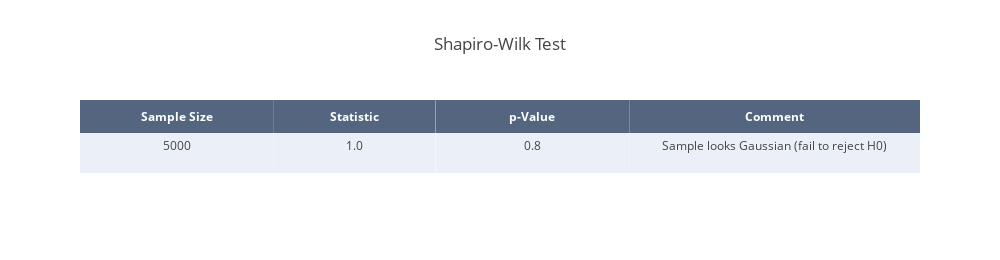

Notebook code cell kept with this figure:
### Markdown cell above
### Shapiro-Wilk Test
The Shapiro-Wilk test was developed by Samuel Shapiro and Martin Wilk and first presented in 1965. The test verifies the hypothesis that the underlying population of a data sample is normally distributed. More precisely, for the nominator the test statistic calculates what the variance of a data sample would look like if it came from a normal distribution (first estimator) and compares this "expected" variance with the actual variance of the data sample for the denominator (second estimator). If the population of the data sample is normally distributed, then both estimators for the variance should be approximately the same.

### Code cell
# Normality test
test = "Shapiro-Wilk Test"
stat, p = shapiro(samples_i_t)

# Round results
stat = round(stat, 3)
p = round(p, 3)

# Interpre results
alpha = 0.05
if p > alpha:
    msg = 'Sample looks Gaussian (fail to reject H0)'
else:
    msg = "Sample does not look Gaussian (reject H0)"

# Create table
result_mat = [len(samples_i_t), stat, p, msg]

trace = go.Table(
    header=dict(values=['<b>Sample Size</b>', '<b>Statistic</b>', '<b>p-Value</b>', '<b>Comment</b>'],
                line = dict(width=0),
                fill = dict(color='rgba(42,63,95,0.8)'),
                align = 'center',
                font = dict(
                    color = '#ffffff',
                    size = 12
                )),
    cells=dict(values=np.array(result_mat).T,
               line = dict(width=0),
               fill = dict(color=[['#EBF0F8', '#ffffff', '#EBF0F8', '#ffffff']]),
               align = 'center',
               height = 40),
    columnwidth=[0.3, 0.25, 0.3, 0.45])
       
data = [trace]

layout = dict(title=test, height=260, width=1000)

sw_table = dict(data=data, layout=layout)

# Plot table
py.offline.iplot(sw_table,  filename='jupyter-parametric_plot')

### Figure 1 — Plotly figure (JSON) as saved in the notebook; plotly's stock layout.template omitted (floating-point values rounded to 4 significant figures)
{"data": [{"cells": {"align": "center", "fill": {"color": [["#EBF0F8", "#ffffff", "#EBF0F8", "#ffffff"]]}, "height": 40, "line": {"width": 0}, "values": ["5000", "1.0", "0.8", "Sample looks Gaussian (fail to reject H0)"]}, "columnwidth": [0.3, 0.25, 0.3, 0.45], "header": {"align": "center", "fill": {"color": "rgba(42,63,95,0.8)"}, "font": {"color": "#ffffff", "size": 12}, "line": {"width": 0}, "values": ["<b>Sample Size</b>", "<b>Statistic</b>", "<b>p-Value</b>", "<b>Comment</b>"]}, "type": "table", "uid": "406c25ed-e788-43e5-8a82-59c4aef18543"}], "layout": {"height": 260, "title": {"text": "Shapiro-Wilk Test"}, "width": 1000}}
